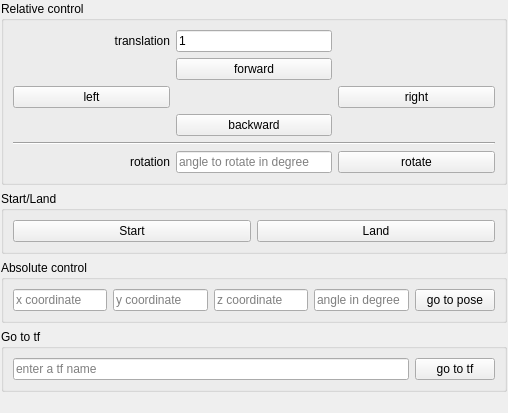
<?xml version="1.0" encoding="UTF-8"?>
<ui version="4.0">
 <class>SimplePositionControlWidget</class>
 <widget class="QWidget" name="SimplePositionControlWidget">
  <property name="geometry">
   <rect>
    <x>0</x>
    <y>0</y>
    <width>508</width>
    <height>412</height>
   </rect>
  </property>
  <property name="windowTitle">
   <string>Simple Position Control</string>
  </property>
  <layout class="QVBoxLayout" name="verticalLayout">
   <property name="spacing">
    <number>6</number>
   </property>
   <property name="leftMargin">
    <number>1</number>
   </property>
   <property name="topMargin">
    <number>1</number>
   </property>
   <property name="rightMargin">
    <number>1</number>
   </property>
   <property name="bottomMargin">
    <number>1</number>
   </property>
   <item>
    <widget class="QGroupBox" name="relativeMovementGroupBox">
     <property name="title">
      <string>Relative control</string>
     </property>
     <layout class="QGridLayout" name="gridLayout">
      <item row="1" column="1">
       <widget class="QPushButton" name="forwardButton">
        <property name="text">
         <string>forward</string>
        </property>
       </widget>
      </item>
      <item row="5" column="1">
       <widget class="QLineEdit" name="rotationEdit">
        <property name="text">
         <string/>
        </property>
        <property name="placeholderText">
         <string>angle to rotate in degree</string>
        </property>
       </widget>
      </item>
      <item row="0" column="1">
       <widget class="QLineEdit" name="distanceEdit">
        <property name="text">
         <string>1</string>
        </property>
        <property name="placeholderText">
         <string>distance to travel</string>
        </property>
       </widget>
      </item>
      <item row="5" column="2">
       <widget class="QPushButton" name="rotateButton">
        <property name="text">
         <string>rotate</string>
        </property>
       </widget>
      </item>
      <item row="4" column="0" colspan="3">
       <widget class="Line" name="line">
        <property name="orientation">
         <enum>Qt::Horizontal</enum>
        </property>
       </widget>
      </item>
      <item row="2" column="0">
       <widget class="QPushButton" name="leftButton">
        <property name="text">
         <string>left</string>
        </property>
       </widget>
      </item>
      <item row="0" column="0">
       <widget class="QLabel" name="label">
        <property name="text">
         <string>translation</string>
        </property>
        <property name="alignment">
         <set>Qt::AlignRight|Qt::AlignTrailing|Qt::AlignVCenter</set>
        </property>
       </widget>
      </item>
      <item row="3" column="1">
       <widget class="QPushButton" name="backwardButton">
        <property name="text">
         <string>backward</string>
        </property>
       </widget>
      </item>
      <item row="5" column="0">
       <widget class="QLabel" name="label_2">
        <property name="text">
         <string>rotation</string>
        </property>
        <property name="alignment">
         <set>Qt::AlignRight|Qt::AlignTrailing|Qt::AlignVCenter</set>
        </property>
       </widget>
      </item>
      <item row="2" column="2">
       <widget class="QPushButton" name="rightButton">
        <property name="text">
         <string>right</string>
        </property>
       </widget>
      </item>
      <item row="1" column="0">
       <spacer name="horizontalSpacer">
        <property name="orientation">
         <enum>Qt::Horizontal</enum>
        </property>
        <property name="sizeHint" stdset="0">
         <size>
          <width>40</width>
          <height>20</height>
         </size>
        </property>
       </spacer>
      </item>
      <item row="1" column="2">
       <spacer name="horizontalSpacer_2">
        <property name="orientation">
         <enum>Qt::Horizontal</enum>
        </property>
        <property name="sizeHint" stdset="0">
         <size>
          <width>40</width>
          <height>20</height>
         </size>
        </property>
       </spacer>
      </item>
      <item row="3" column="0">
       <spacer name="horizontalSpacer_3">
        <property name="orientation">
         <enum>Qt::Horizontal</enum>
        </property>
        <property name="sizeHint" stdset="0">
         <size>
          <width>40</width>
          <height>20</height>
         </size>
        </property>
       </spacer>
      </item>
      <item row="3" column="2">
       <spacer name="horizontalSpacer_4">
        <property name="orientation">
         <enum>Qt::Horizontal</enum>
        </property>
        <property name="sizeHint" stdset="0">
         <size>
          <width>40</width>
          <height>20</height>
         </size>
        </property>
       </spacer>
      </item>
      <item row="2" column="1">
       <spacer name="horizontalSpacer_5">
        <property name="orientation">
         <enum>Qt::Horizontal</enum>
        </property>
        <property name="sizeHint" stdset="0">
         <size>
          <width>40</width>
          <height>20</height>
         </size>
        </property>
       </spacer>
      </item>
      <item row="0" column="2">
       <spacer name="horizontalSpacer_6">
        <property name="orientation">
         <enum>Qt::Horizontal</enum>
        </property>
        <property name="sizeHint" stdset="0">
         <size>
          <width>40</width>
          <height>20</height>
         </size>
        </property>
       </spacer>
      </item>
     </layout>
    </widget>
   </item>
   <item>
    <widget class="QGroupBox" name="groupBoxStartLand">
     <property name="title">
      <string>Start/Land</string>
     </property>
     <layout class="QHBoxLayout" name="horizontalLayout">
      <item>
       <widget class="QPushButton" name="startButton">
        <property name="text">
         <string>Start</string>
        </property>
       </widget>
      </item>
      <item>
       <widget class="QPushButton" name="landButton">
        <property name="text">
         <string>Land</string>
        </property>
       </widget>
      </item>
     </layout>
    </widget>
   </item>
   <item>
    <widget class="QGroupBox" name="groupBox_2">
     <property name="title">
      <string>Absolute control</string>
     </property>
     <layout class="QGridLayout" name="gridLayout_2">
      <item row="0" column="1">
       <widget class="QLineEdit" name="yEdit">
        <property name="placeholderText">
         <string>y coordinate</string>
        </property>
       </widget>
      </item>
      <item row="0" column="0">
       <widget class="QLineEdit" name="xEdit">
        <property name="placeholderText">
         <string>x coordinate</string>
        </property>
       </widget>
      </item>
      <item row="0" column="4">
       <widget class="QPushButton" name="absoluteControlButton">
        <property name="text">
         <string>go to pose</string>
        </property>
       </widget>
      </item>
      <item row="0" column="2">
       <widget class="QLineEdit" name="zEdit">
        <property name="placeholderText">
         <string>z coordinate</string>
        </property>
       </widget>
      </item>
      <item row="0" column="3">
       <widget class="QLineEdit" name="angleEdit">
        <property name="placeholderText">
         <string>angle in degree</string>
        </property>
       </widget>
      </item>
     </layout>
    </widget>
   </item>
   <item>
    <widget class="QGroupBox" name="groupBox_3">
     <property name="title">
      <string>Go to tf</string>
     </property>
     <layout class="QGridLayout" name="gridLayout_3">
      <item row="0" column="0">
       <widget class="QLineEdit" name="tfEdit">
        <property name="placeholderText">
         <string>enter a tf name</string>
        </property>
       </widget>
      </item>
      <item row="0" column="1">
       <widget class="QPushButton" name="tfButton">
        <property name="text">
         <string>go to tf</string>
        </property>
       </widget>
      </item>
     </layout>
    </widget>
   </item>
   <item>
    <widget class="QLabel" name="statusLabel">
     <property name="text">
      <string/>
     </property>
    </widget>
   </item>
  </layout>
 </widget>
 <resources/>
 <connections/>
</ui>
